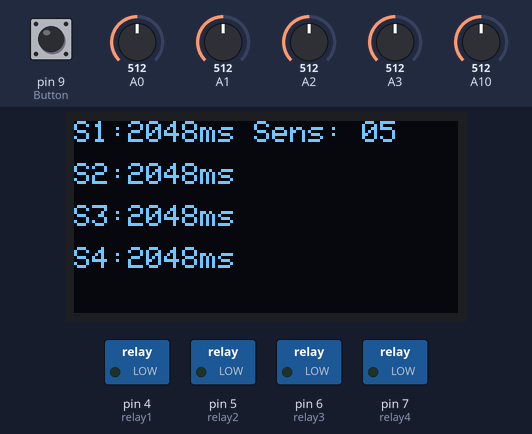
This sketch was run on a simulated Arduino Mega 2560, built with avr-gcc and run on an emulated ATmega2560. Parts: 128×64 one-colour display, switched loads named in the sketch (green lamp = pin HIGH). Inputs (shaded band) come from the test bench; at power-on: pin 9 (Button) HIGH, A0 = 512, A1 = 512, A2 = 512, A3 = 512, A10 = 512. What the sketch prints to the serial monitor is not drawn.

Above: at 3.2 s.
3.3 s: pin 9 (Button) pulled LOW for 0.15 s
At 6.1 s:
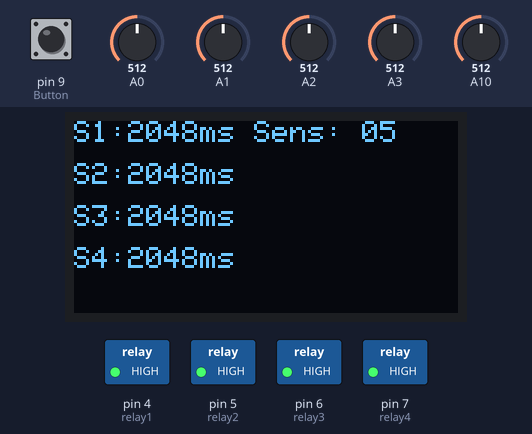
6.4 s: A0 set to 716
At 8.4 s:
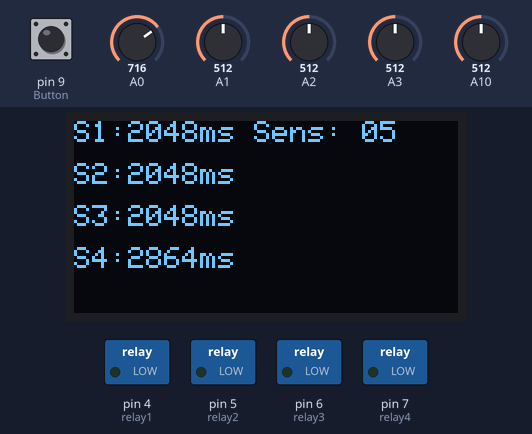
8.9 s: pin 9 (Button) pulled LOW for 1 s
At 11.6 s:
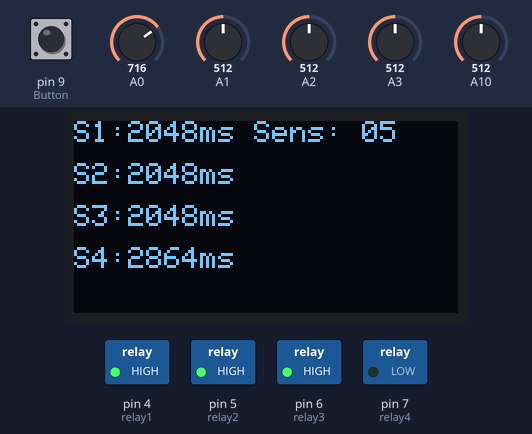
12.9 s: A1 set to 716
At 15.0 s:
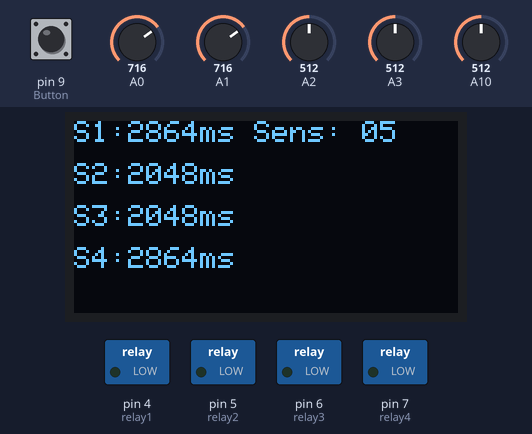
15.3 s: A2 set to 716
At 16.2 s:
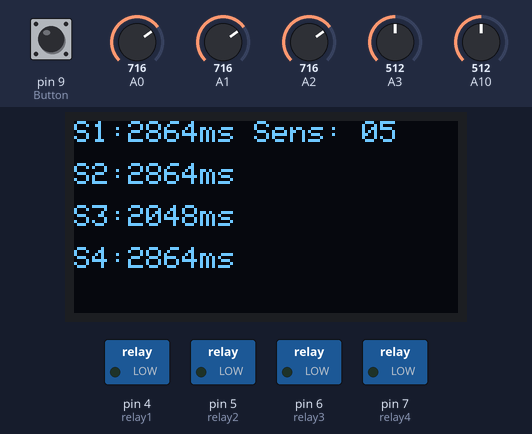
16.8 s: A3 set to 716
At 18.1 s:
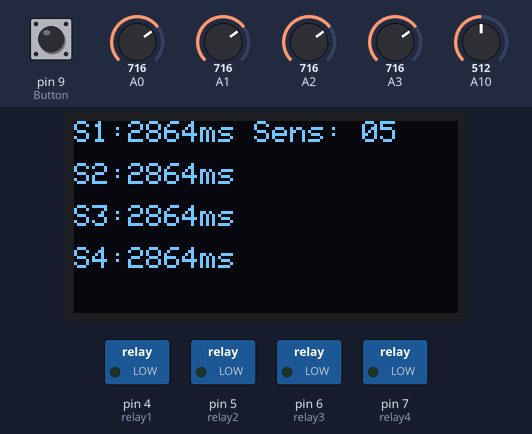
Timing chart, 0 to 19.3 s (numbered marks = the images above; inputs shaded):
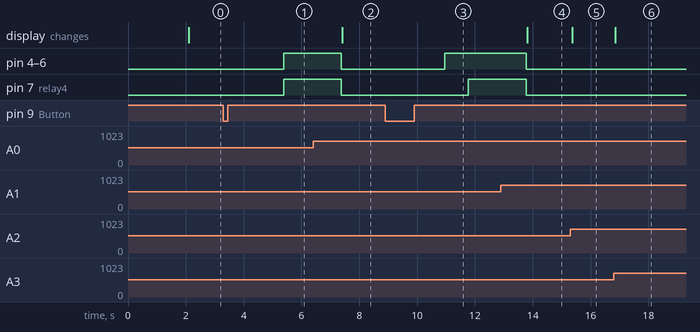

Measured:
- after the input at 3.3 s, pin 4 (relay1), pin 5 (relay2), pin 6 (relay3), pin 7 (relay4): LOW → HIGH after 2.1 s
- after the input at 6.4 s, the display: changes after 1.0 s (image 2)
- after the input at 8.9 s, pin 4 (relay1), pin 5 (relay2), pin 6 (relay3): LOW → HIGH after 2.1 s; pin 7 (relay4): LOW → HIGH after 2.9 s
- after the input at 12.9 s, the display: changes after 0.91 s (image 4)
- after the input at 15.3 s, the display: changes after 0.07 s (image 5)
- after the input at 16.8 s, the display: changes after 0.05 s (image 6)

The sketch:

multipot_display.ino
```cpp
#include <SPI.h>
#include <Wire.h>
#include <Adafruit_GFX.h>
#include <Adafruit_SSD1306.h>

#define GREY 0x7777
//#define SSD1306_128_64
Adafruit_SSD1306 display(128,64);


//Params
#define nplogo_w 100
#define nplogo_h 50
const unsigned char nplogo [] PROGMEM = {
  0x00, 0x00, 0x00, 0x00, 0x00, 0x00, 0x00, 0x00, 0x00, 0x00, 0x00, 0x00, 0x00, 0x00, 0x00, 0x00,
  0x00, 0x00, 0x00, 0x00, 0x00, 0x00, 0x00, 0x00, 0x00, 0x00, 0x00, 0x00, 0x00, 0x00, 0x00, 0x00,
  0x00, 0x00, 0x00, 0x00, 0x00, 0x00, 0x00, 0x00, 0x00, 0x00, 0x00, 0x00, 0x00, 0x00, 0x00, 0x00,
  0x00, 0x00, 0x00, 0x00, 0x00, 0x00, 0x00, 0x00, 0x00, 0x00, 0x00, 0x00, 0x00, 0x00, 0x00, 0x00,
  0x00, 0x00, 0x00, 0x00, 0x00, 0x00, 0x00, 0x00, 0x00, 0x00, 0x00, 0x00, 0x00, 0x00, 0x00, 0x00,
  0x00, 0x00, 0x00, 0x00, 0x00, 0x00, 0x00, 0x00, 0x00, 0x00, 0x00, 0x00, 0x00, 0x00, 0x00, 0x00,
  0x00, 0x00, 0x00, 0x00, 0x00, 0x00, 0x00, 0x00, 0x00, 0x00, 0x00, 0x00, 0x00, 0x00, 0x00, 0x00,
  0x00, 0x00, 0x00, 0x00, 0x00, 0x00, 0x00, 0x00, 0x00, 0x00, 0x00, 0x00, 0x00, 0x00, 0x00, 0x00,
  0x00, 0x00, 0x00, 0x00, 0x00, 0x00, 0x00, 0x00, 0x00, 0x00, 0x00, 0x00, 0x00, 0x00, 0x00, 0x00,
  0x00, 0x00, 0x00, 0x00, 0x00, 0x00, 0x00, 0x00, 0x00, 0x00, 0x00, 0x00, 0x00, 0x00, 0x00, 0x00,
  0x00, 0x00, 0x00, 0x00, 0x00, 0x00, 0x00, 0x00, 0x00, 0x00, 0x00, 0x00, 0x00, 0x00, 0x00, 0x00,
  0x00, 0x00, 0x00, 0x00, 0x00, 0x00, 0x00, 0x00, 0x00, 0x00, 0x00, 0x00, 0x00, 0x00, 0x00, 0x00,
  0x00, 0x00, 0x00, 0x00, 0x00, 0x00, 0x00, 0x00, 0x00, 0x00, 0x00, 0x00, 0x00, 0x00, 0x00, 0x00,
  0x00, 0x00, 0x00, 0x00, 0x00, 0x00, 0x00, 0x00, 0x00, 0x00, 0x78, 0x00, 0x00, 0x00, 0x00, 0x00,
  0x01, 0xf8, 0x3c, 0x00, 0x03, 0xfe, 0x00, 0x00, 0x00, 0x00, 0x78, 0x00, 0x00, 0x00, 0x1c, 0x00,
  0x01, 0xfc, 0x3c, 0x00, 0x03, 0xff, 0x80, 0x00, 0x00, 0x00, 0x78, 0x00, 0x00, 0x00, 0x1c, 0x00,
  0x01, 0xfc, 0x3c, 0x00, 0x03, 0xff, 0x80, 0x00, 0x00, 0x00, 0x78, 0x00, 0x00, 0x00, 0x3c, 0x00,
  0x01, 0xfe, 0x3c, 0x1f, 0xc3, 0xff, 0xde, 0xf1, 0xfc, 0x0f, 0x78, 0xf9, 0xf0, 0x7e, 0x7f, 0x80,
  0x01, 0xff, 0x3c, 0x3f, 0xe3, 0xe7, 0xdf, 0xf3, 0xfe, 0x1f, 0xf8, 0xf9, 0xf1, 0xff, 0xff, 0x80,
  0x01, 0xff, 0x3c, 0x7f, 0xf3, 0xe7, 0xdf, 0xf7, 0xff, 0x3f, 0xf8, 0xf9, 0xf3, 0xfe, 0xff, 0x80,
  0x01, 0xef, 0xbc, 0x7d, 0xf3, 0xff, 0xdf, 0xf7, 0xdf, 0x3f, 0xf8, 0xf9, 0xf3, 0xf6, 0x3c, 0x00,
  0x01, 0xef, 0xbc, 0x78, 0xfb, 0xff, 0x9f, 0x07, 0x8f, 0xbc, 0x78, 0xf9, 0xf3, 0xe0, 0x3c, 0x00,
  0x01, 0xe7, 0xfc, 0x78, 0xfb, 0xff, 0x1f, 0x07, 0x8f, 0xbc, 0x78, 0xf9, 0xf3, 0xc0, 0x3c, 0x00,
  0x01, 0xe7, 0xfc, 0x78, 0xfb, 0xfe, 0x1f, 0x07, 0x8f, 0xbc, 0x78, 0xf9, 0xf3, 0xc0, 0x3c, 0x00,
  0x01, 0xe3, 0xfc, 0x78, 0xfb, 0xe0, 0x1f, 0x07, 0x8f, 0xbc, 0x78, 0xf9, 0xf3, 0xc0, 0x3c, 0x00,
  0x01, 0xe3, 0xfc, 0x7d, 0xf3, 0xe0, 0x1f, 0x07, 0xdf, 0x3f, 0xf8, 0xff, 0xf3, 0xff, 0x3f, 0x80,
  0x01, 0xe1, 0xfc, 0x3f, 0xf3, 0xe0, 0x1f, 0x03, 0xff, 0x3f, 0xf8, 0xff, 0xf3, 0xff, 0x3f, 0x80,
  0x01, 0xe0, 0xfc, 0x3f, 0xe3, 0xe0, 0x1f, 0x03, 0xfe, 0x1f, 0xf8, 0x7f, 0xf1, 0xff, 0x3f, 0x80,
  0x01, 0xe0, 0xfc, 0x0f, 0xc3, 0xe0, 0x1f, 0x00, 0xfc, 0x0f, 0x38, 0x3e, 0xf0, 0xfe, 0x1f, 0x80,
  0x00, 0x00, 0x00, 0x00, 0x00, 0x00, 0x00, 0x00, 0x00, 0x00, 0x00, 0x00, 0x00, 0x00, 0x00, 0x00,
  0x00, 0x00, 0x00, 0x00, 0x00, 0x00, 0x00, 0x00, 0x00, 0x00, 0x00, 0x00, 0x00, 0x00, 0x00, 0x00,
  0x00, 0x00, 0x00, 0x00, 0x00, 0x00, 0x00, 0x00, 0x00, 0x00, 0x00, 0x00, 0x00, 0x00, 0x00, 0x00,
  0x00, 0x00, 0x00, 0x00, 0x00, 0x00, 0x00, 0x00, 0x00, 0x00, 0x00, 0x00, 0x00, 0x00, 0x00, 0x00,
  0x00, 0x00, 0x00, 0x00, 0x00, 0x00, 0x00, 0x00, 0x00, 0x00, 0x00, 0x00, 0x00, 0x00, 0x00, 0x00,
  0x00, 0x00, 0x00, 0x00, 0x00, 0x00, 0x00, 0x00, 0x00, 0x00, 0x00, 0x00, 0x00, 0x00, 0x00, 0x00,
  0x00, 0x00, 0x00, 0x00, 0x00, 0x00, 0x00, 0x00, 0x00, 0x00, 0x00, 0x00, 0x00, 0x00, 0x00, 0x00,
  0x00, 0x00, 0x00, 0x00, 0x00, 0x00, 0x00, 0x00, 0x00, 0x00, 0x00, 0x00, 0x00, 0x00, 0x00, 0x00,
  0x00, 0x00, 0x00, 0x00, 0x00, 0x00, 0x00, 0x00, 0x00, 0x00, 0x00, 0x00, 0x00, 0x00, 0x00, 0x00,
  0x00, 0x00, 0x00, 0x00, 0x00, 0x00, 0x00, 0x00, 0x00, 0x00, 0x00, 0x00, 0x00, 0x00, 0x00, 0x00,
  0x00, 0x00, 0x00, 0x00, 0x00, 0x00, 0x00, 0x00, 0x00, 0x00, 0x00, 0x00, 0x00, 0x00, 0x00, 0x00,
  0x00, 0x00, 0x00, 0x00, 0x00, 0x00, 0x00, 0x00, 0x00, 0x00, 0x00, 0x00, 0x00, 0x00, 0x00, 0x00,
  0x00, 0x00, 0x01, 0xe0, 0x00, 0x00, 0x00, 0x00, 0x00, 0x00, 0x00, 0x03, 0xc0, 0x00, 0x00, 0x00,
  0x00, 0x00, 0x01, 0xe0, 0x00, 0x00, 0x00, 0x00, 0x00, 0x00, 0x00, 0x03, 0xc0, 0x00, 0x00, 0x00,
  0x00, 0x00, 0x01, 0xe0, 0x00, 0x00, 0x07, 0x00, 0x00, 0x00, 0x00, 0x03, 0xc0, 0x00, 0x00, 0x00,
  0x00, 0x00, 0x01, 0xe0, 0x00, 0x00, 0x0f, 0x00, 0x00, 0x00, 0x00, 0x00, 0x00, 0x00, 0x00, 0x00,
  0x00, 0x07, 0xe1, 0xe1, 0xf8, 0x1f, 0xdf, 0xce, 0x71, 0xf8, 0x77, 0xc3, 0xc3, 0xf9, 0xfc, 0x00,
  0x00, 0x0f, 0xf1, 0xe3, 0xfc, 0x3f, 0xff, 0xcf, 0xf3, 0xfc, 0x7f, 0xe3, 0xc7, 0xfb, 0xfc, 0x00,
  0x00, 0x1f, 0xf9, 0xe7, 0xfe, 0x7f, 0xbf, 0xcf, 0xf7, 0xfe, 0x7f, 0xf3, 0xcf, 0xf3, 0xfc, 0x00,
  0x00, 0x1e, 0x79, 0xe7, 0x9e, 0x78, 0x9f, 0x0f, 0xe7, 0x9e, 0x7d, 0xf3, 0xcf, 0x13, 0xe0, 0x00,
  0x00, 0x1f, 0xf9, 0xe7, 0xfe, 0x78, 0x1f, 0x0f, 0x07, 0x9e, 0x78, 0xf3, 0xcf, 0x03, 0xf8, 0x00,
  0x00, 0x1f, 0xf9, 0xe7, 0xfe, 0x78, 0x1f, 0x0f, 0x07, 0x9f, 0x78, 0xf3, 0xcf, 0x01, 0xfc, 0x00,
  0x00, 0x1f, 0xf9, 0xe7, 0xfe, 0x78, 0x1f, 0x0f, 0x07, 0x9e, 0x78, 0xf3, 0xcf, 0x00, 0xfc, 0x00,
  0x00, 0x1e, 0x01, 0xe7, 0x80, 0x78, 0xcf, 0x0f, 0x07, 0x9e, 0x78, 0xf3, 0xcf, 0x1a, 0x3e, 0x00,
  0x00, 0x1f, 0xf9, 0xe7, 0xfe, 0x7f, 0xcf, 0xcf, 0x07, 0xfe, 0x78, 0xf3, 0xcf, 0xfb, 0xfe, 0x00,
  0x00, 0x0f, 0xf9, 0xe3, 0xfe, 0x3f, 0xcf, 0xcf, 0x03, 0xfc, 0x78, 0xf3, 0xc7, 0xfb, 0xfc, 0x00,
  0x00, 0x07, 0xf1, 0xe1, 0xfc, 0x1f, 0x87, 0xcf, 0x01, 0xf8, 0x78, 0xf3, 0xc3, 0xf3, 0xf8, 0x00,
  0x00, 0x00, 0x00, 0x00, 0x00, 0x00, 0x00, 0x00, 0x00, 0x00, 0x00, 0x00, 0x00, 0x00, 0x00, 0x00,
  0x00, 0x00, 0x00, 0x00, 0x00, 0x00, 0x00, 0x00, 0x00, 0x00, 0x00, 0x00, 0x00, 0x00, 0x00, 0x00,
  0x00, 0x00, 0x00, 0x00, 0x00, 0x00, 0x00, 0x00, 0x00, 0x00, 0x00, 0x00, 0x00, 0x00, 0x00, 0x00,
  0x00, 0x00, 0x00, 0x00, 0x00, 0x00, 0x00, 0x00, 0x00, 0x00, 0x00, 0x00, 0x00, 0x00, 0x00, 0x00,
  0x00, 0x00, 0x00, 0x00, 0x00, 0x00, 0x00, 0x00, 0x00, 0x00, 0x00, 0x00, 0x00, 0x00, 0x00, 0x00,
  0x00, 0x00, 0x00, 0x00, 0x00, 0x00, 0x00, 0x00, 0x00, 0x00, 0x00, 0x00, 0x00, 0x00, 0x00, 0x00,
  0x00, 0x00, 0x00, 0x00, 0x00, 0x00, 0x00, 0x00, 0x00, 0x00, 0x00, 0x00, 0x00, 0x00, 0x00, 0x00,
  0x00, 0x00, 0x00, 0x00, 0x00, 0x00, 0x00, 0x00, 0x00, 0x00, 0x00, 0x00, 0x00, 0x00, 0x00, 0x00
};


const int relay1 = 4;
const int relay2 = 5;
const int relay3 = 6;
const int relay4 = 7;

int pot1 = 0;
int pot2 = 0;
int pot3 = 0;
int pot4 = 0;
int sens = 0;

const int Button = 9;
int buttonState = 0;

void setup() {
  pinMode(Button, INPUT_PULLUP);
  digitalWrite(Button, HIGH);
  pinMode(relay1, OUTPUT);
  pinMode(relay2, OUTPUT);
  pinMode(relay3, OUTPUT);
  pinMode(relay4, OUTPUT);

  // initialize with the I2C addr 0x3C
  display.begin(SSD1306_SWITCHCAPVCC, 0x3C);
  display.clearDisplay();
  //Show logo 2s
  display.drawBitmap(0,0,nplogo, 128, 64, WHITE);

  //display.drawPixel(10,10,WHITE);
  display.display();
  delay(2000);
  // Clear the buffer.
  display.clearDisplay();


  Serial.begin(9600);
  Serial.println(F("Initialize"));

  pot1 = analogRead(A1);
  pot2 = analogRead(A2);
  pot3 = analogRead(A3);
  pot4 = analogRead(A0);
  sens = analogRead(A10);
  display.clearDisplay();
}

void clickRelay(int delay1, int  delay2, int delay3, int delay4) {
  unsigned long startTime = millis();
  bool a = false;
  bool b = false;
  bool c = false;
  bool d = false;

  while(1) {
    if (delay1 < (millis() - startTime)) {
      digitalWrite(relay1, HIGH);
      a = true;
    }
    if (delay2 < (millis() - startTime)) {
      digitalWrite(relay2, HIGH);
      b = true;
    }
    if (delay3 < (millis() - startTime)) {
      digitalWrite(relay3, HIGH);
      c = true;
    }
    if (delay4 < (millis() - startTime)) {
      digitalWrite(relay4, HIGH);
      d = true;
    }

    if (a && b && c && d) {
      delay(2000);
      digitalWrite(relay1, LOW);
      digitalWrite(relay2, LOW);
      digitalWrite(relay3, LOW);
      digitalWrite(relay4, LOW);
      break;
      }
  }
}

void loop() {
  // put your main code here, to run repeatedly:
  pot1 = analogRead(A1)*4;
  pot2 = analogRead(A2)*4;
  pot3 = analogRead(A3)*4;
  pot4 = analogRead(A0)*4;
  sens = analogRead(A10)/100;

  display.setTextSize(0.5);
  display.setTextColor(WHITE, BLACK);
  display.setCursor(0,0);
  display.println("S1:" + getPadded4(pot1)+"ms");
  display.setCursor(0,14);
  display.println("S2:" + getPadded4(pot2)+"ms");
  display.setCursor(0,14*2);
  display.println("S3:" + getPadded4(pot3)+"ms");
  display.setCursor(0,14*3);
  display.println("S4:" + getPadded4(pot4)+"ms");
  display.setTextColor(WHITE, BLACK);
  display.setCursor(60,0);
  display.println("Sens: " + getPadded1(sens));

  display.display();
  if (digitalRead(Button) == 0) {clickRelay(pot1, pot2, pot3, pot4);}
}

String getPadded4(int num) {
  char buff[6];
  char padded[7];
  //sprintf function will convert the long to a string
  sprintf(buff, "%.4u", num); // buff will be "01238"
  padded[0] = buff[0];
  padded[1] = buff[1];
  padded[2] = buff[2];
  padded[3] = buff[3];
  padded[4] = buff[4];
  padded[5] = buff[5];
  padded[6] = '\0'; // The terminating NULL
  return String(padded);
}

String getPadded1(int num) {
  char buff[6];
  char padded[7];
  //sprintf function will convert the long to a string
  sprintf(buff, "%.2u", num); // buff will be "01238"
  padded[0] = buff[0];
  padded[1] = buff[1];
  padded[2] = buff[2];
  padded[3] = buff[3];
  padded[4] = buff[4];
  padded[5] = buff[5];
  padded[6] = '\0'; // The terminating NULL
  return String(padded);
}
```
